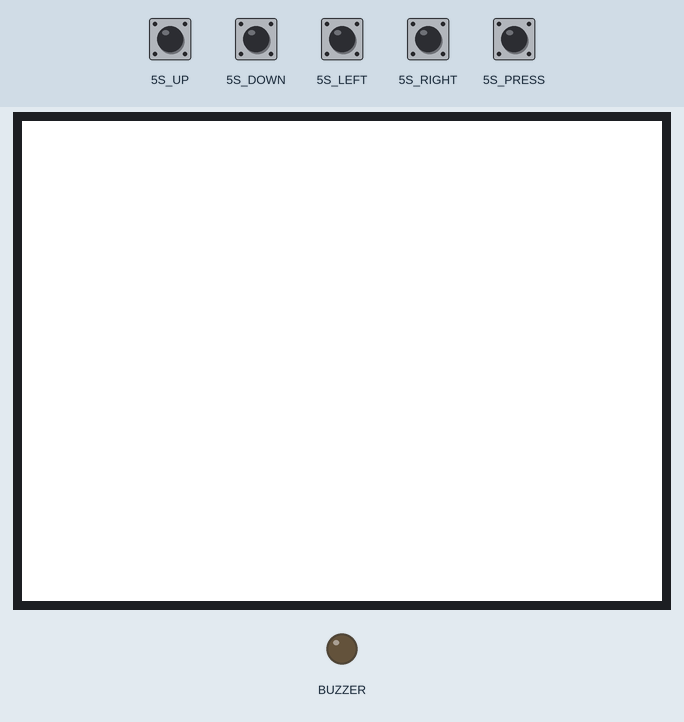
This sketch was run on a simulated Seeed Wio Terminal. Shown: 320×240 colour display, output pins drawn as LEDs (lit = HIGH). The inputs (shaded band) are chosen by the test bench; at power-on: 5S_DOWN, 5S_LEFT, 5S_PRESS, 5S_RIGHT, 5S_UP HIGH. What the sketch prints to the serial monitor is not drawn.

Above: at 1.3 s.
1.4 s: 5S_PRESS pulled LOW for 0.15 s
At 1.8 s:
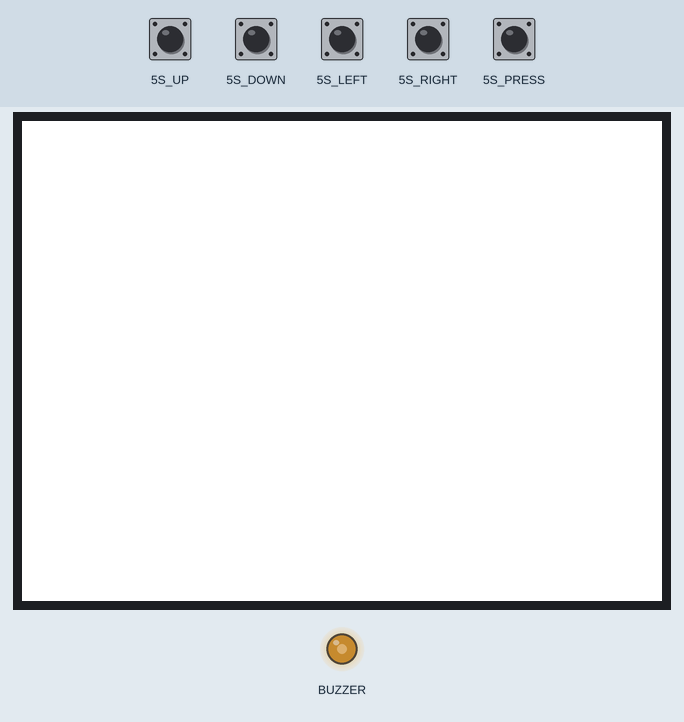
3.0 s: 5S_UP pulled LOW for 0.15 s
4.6 s: 5S_DOWN pulled LOW for 0.15 s
6.2 s: 5S_LEFT pulled LOW for 0.15 s
7.8 s: 5S_RIGHT pulled LOW for 0.15 s
At 8.6 s:
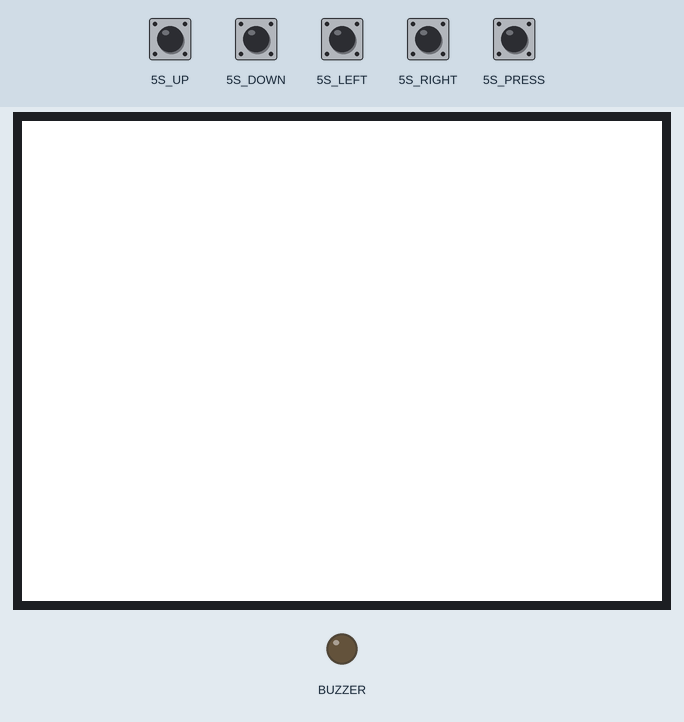
9.4 s: 5S_UP pulled LOW for 1 s
Timing chart, 0 to 12.4 s (numbered marks = the images above; inputs shaded):
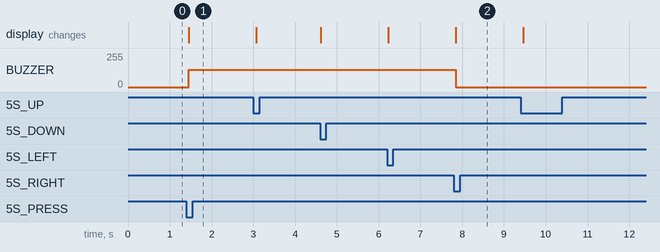

The sketch:

button.ino
```cpp
#include"TFT_eSPI.h"
TFT_eSPI tft;

void setup() {
  tft.begin();
  tft.setRotation(3);

  pinMode(WIO_5S_UP, INPUT_PULLUP);
  pinMode(WIO_5S_DOWN, INPUT_PULLUP);
  pinMode(WIO_5S_LEFT, INPUT_PULLUP);
  pinMode(WIO_5S_RIGHT, INPUT_PULLUP);
  pinMode(WIO_5S_PRESS, INPUT_PULLUP);

  pinMode(WIO_BUZZER, OUTPUT);
}

void loop() {
  tft.fillScreen(TFT_WHITE);
  tft.setTextColor(TFT_BLACK);
  tft.setTextSize(3);
  if (digitalRead(WIO_5S_UP) == LOW) {
    Serial.println("5 Way Up");
    tft.drawString("UP", 0, 50);
   }
   else if (digitalRead(WIO_5S_DOWN) == LOW) {
    Serial.println("5 Way Down");
    tft.drawString("DOWN", 0, 50);
   }
   else if (digitalRead(WIO_5S_LEFT) == LOW) {
    Serial.println("5 Way Left");
    tft.drawString("LEFT", 0, 50);
   }
   else if (digitalRead(WIO_5S_RIGHT) == LOW) {
    Serial.println("5 Way Right");
    tft.drawString("RIGHT", 0, 50);
    analogWrite(WIO_BUZZER, 0);
   }
   else if (digitalRead(WIO_5S_PRESS) == LOW) {
    Serial.println("5 Way Press");
    tft.drawString("PRESS", 0, 50);
    analogWrite(WIO_BUZZER, 128);
   }
}
```

Measured:
- after the input at 1.4 s, BUZZER: 0/255 → 128/255 after 0.06 s; the display: first changes after 0.06 s (image 1 shows a later state)
- after the input at 7.8 s, BUZZER: 128/255 → 0/255 at once; the display: first changes at once (image 2 shows a later state)
